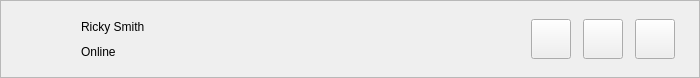
<?xml version='1.0' encoding='utf-8'?>
<ui version="4.0">
 <class>ThreadHeaderComponent</class>
 <widget class="QCustomComponent" name="ThreadHeaderComponent">
  <property name="geometry"><rect><x>0</x><y>0</y><width>700</width><height>78</height></rect></property>
  <layout class="QVBoxLayout" name="threadHeaderOuter">
   <property name="spacing"><number>0</number></property>
   <property name="leftMargin"><number>0</number></property>
   <property name="topMargin"><number>0</number></property>
   <property name="rightMargin"><number>0</number></property>
   <property name="bottomMargin"><number>0</number></property>
   <item>
    <widget class="QFrame" name="threadHeader">
     <property name="minimumSize"><size><width>0</width><height>78</height></size></property>
     <property name="frameShape"><enum>QFrame::StyledPanel</enum></property>
     <layout class="QHBoxLayout" name="threadHeaderRow">
      <property name="spacing"><number>12</number></property>
      <property name="leftMargin"><number>24</number></property>
      <property name="topMargin"><number>14</number></property>
      <property name="rightMargin"><number>24</number></property>
      <property name="bottomMargin"><number>14</number></property>
      <item>
       <widget class="QCustomAvatar" name="threadAvatar">
        <property name="minimumSize"><size><width>44</width><height>44</height></size></property>
        <property name="maximumSize"><size><width>44</width><height>44</height></size></property>
        <property name="text" stdset="0"><string>R</string></property>
       </widget>
      </item>
      <item>
       <layout class="QVBoxLayout" name="threadTitleCol">
        <property name="spacing"><number>2</number></property>
        <item>
         <widget class="QLabel" name="threadName">
          <property name="text"><string>Ricky Smith</string></property>
          <property name="role" stdset="0"><string>threadName</string></property>
         </widget>
        </item>
        <item>
         <widget class="QLabel" name="threadStatus">
          <property name="text"><string>Online</string></property>
          <property name="role" stdset="0"><string>threadStatus</string></property>
         </widget>
        </item>
       </layout>
      </item>
      <item>
       <spacer name="threadHeaderSpacer">
        <property name="orientation"><enum>Qt::Horizontal</enum></property>
        <property name="sizeHint" stdset="0"><size><width>40</width><height>10</height></size></property>
       </spacer>
      </item>
      <item>
       <widget class="QPushButton" name="callBtn">
        <property name="minimumSize"><size><width>40</width><height>40</height></size></property>
        <property name="maximumSize"><size><width>40</width><height>40</height></size></property>
        <property name="iconSize"><size><width>19</width><height>19</height></size></property>
        <property name="cursor"><cursorShape>PointingHandCursor</cursorShape></property>
        <property name="role" stdset="0"><string>iconChip</string></property>
       </widget>
      </item>
      <item>
       <widget class="QPushButton" name="videoBtn">
        <property name="minimumSize"><size><width>40</width><height>40</height></size></property>
        <property name="maximumSize"><size><width>40</width><height>40</height></size></property>
        <property name="iconSize"><size><width>19</width><height>19</height></size></property>
        <property name="cursor"><cursorShape>PointingHandCursor</cursorShape></property>
        <property name="role" stdset="0"><string>iconChip</string></property>
       </widget>
      </item>
      <item>
       <widget class="QPushButton" name="moreBtn">
        <property name="minimumSize"><size><width>40</width><height>40</height></size></property>
        <property name="maximumSize"><size><width>40</width><height>40</height></size></property>
        <property name="iconSize"><size><width>19</width><height>19</height></size></property>
        <property name="cursor"><cursorShape>PointingHandCursor</cursorShape></property>
        <property name="role" stdset="0"><string>iconChip</string></property>
       </widget>
      </item>
     </layout>
    </widget>
   </item>
  </layout>
 </widget>
 <customwidgets>
  <customwidget>
   <class>QCustomComponent</class>
   <extends>QWidget</extends>
   <header>Custom_Widgets.QCustomComponent</header>
   <container>1</container>
  </customwidget>
  <customwidget>
   <class>QCustomAvatar</class>
   <extends>QWidget</extends>
   <header>Custom_Widgets.QCustomAvatar</header>
  </customwidget>
 <customwidget><class>QPushButton</class><extends>QPushButton</extends><header location="global">Custom_Widgets.Theme.h</header><container>1</container></customwidget><customwidget><class>QLabel</class><extends>QLabel</extends><header location="global">Custom_Widgets.Theme.h</header><container>1</container></customwidget></customwidgets>
 <connections />
</ui>
